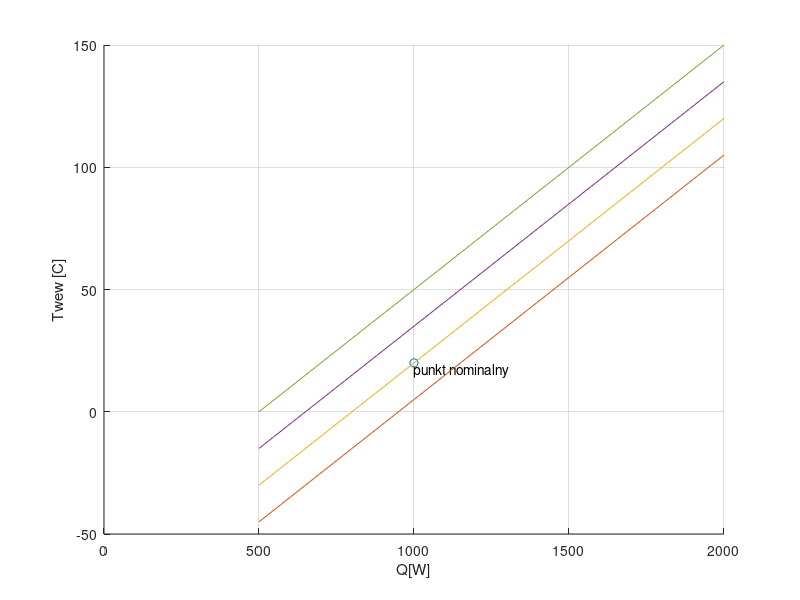
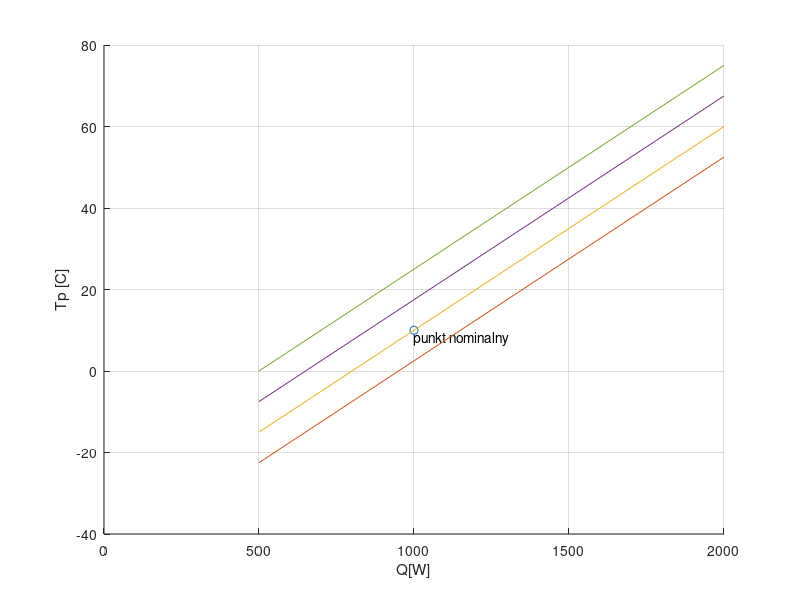
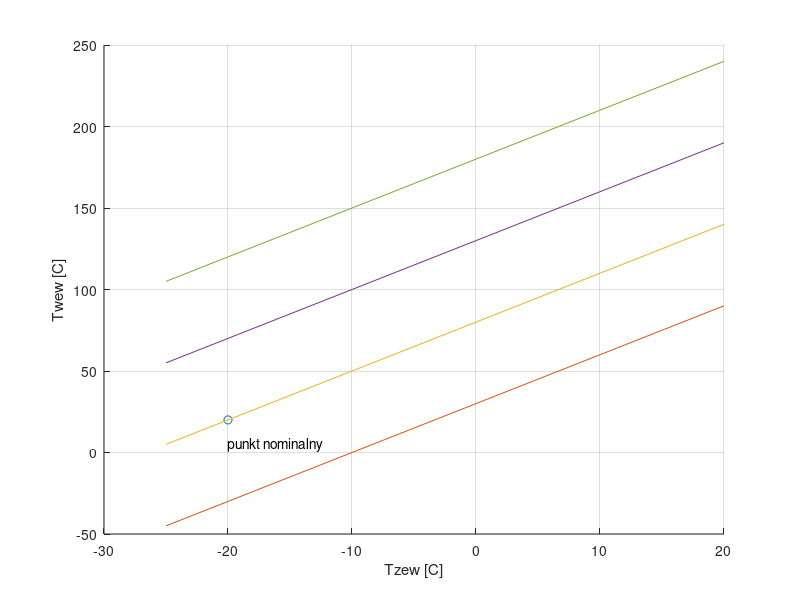

The MATLAB source for these figures, in order:

%Piotr Kuboń 252871
%Grupa: E05-36c 
%Dzień: 14/10/2020
%Numer Ćwiczenia: 1

%%
clear all;       
hold on;    
grid on; 
%%
Qg=1000;
TzewN = -20;
TwewN = 20;
Tp=10;

q=[500:500:2000];
tzew = [-25:5:20];

Kcw = (0.4*Qg)/(TwewN-TzewN);
Kcp = (0.6*Qg)/(Tp-TzewN);
%%
figure(3);
hold on;    
grid on; 
plot(-20,20,'o');
text(-20,10,"punkt nominalny",'VerticalAlignment','top','HorizontalAlignment','left');
for i=1:1:length(q);   
    Twew_2 = (q(i)-Kcp*(Tp-tzew)+Kcw*tzew)/(Kcw); 
    %Tp_2   = (q(i)-Kcw*TwewN+tzew*(Kcw+Kcp))/(Kcp); 
    plot(tzew,Twew_2);
    xlabel("Tzew [C]"); 
    ylabel("Twew [C]"); 
end;
figure(1);
hold on;    
grid on; 
plot(1000,20,'o');
text(1000,20,"punkt nominalny",'VerticalAlignment','top','HorizontalAlignment','left');
for i=1:1:length(q);   
    Twew_2 = (q+tzew(i)*(Kcw+Kcp)-Kcp*Tp)/(Kcw); 
    plot(q,Twew_2);
    xlabel("Q[W]"); 
    ylabel("Twew [C]"); 
end;
figure(2);
hold on;    
grid on; 
plot(1000,10,'o');
text(1000,10,"punkt nominalny",'VerticalAlignment','top','HorizontalAlignment','left');
for i=1:1:length(q);   
    Tp_2   = (q-Kcw*TwewN+tzew(i)*(Kcw+Kcp))/(Kcp); 
    plot(q,Tp_2);
    xlabel("Q[W]"); 
    ylabel("Tp [C]"); 
end;

%%
%x = [-10:1:10]; 
%for a = -2 : .5 : 2;      
%    plot(x, a*x.*x); 
%end
%[x,y]=meshgrid(-2:.2:2,-2:.2:2); 
%z = x.*exp(-x.^2-y.^2); 
%mesh(z)
%%
